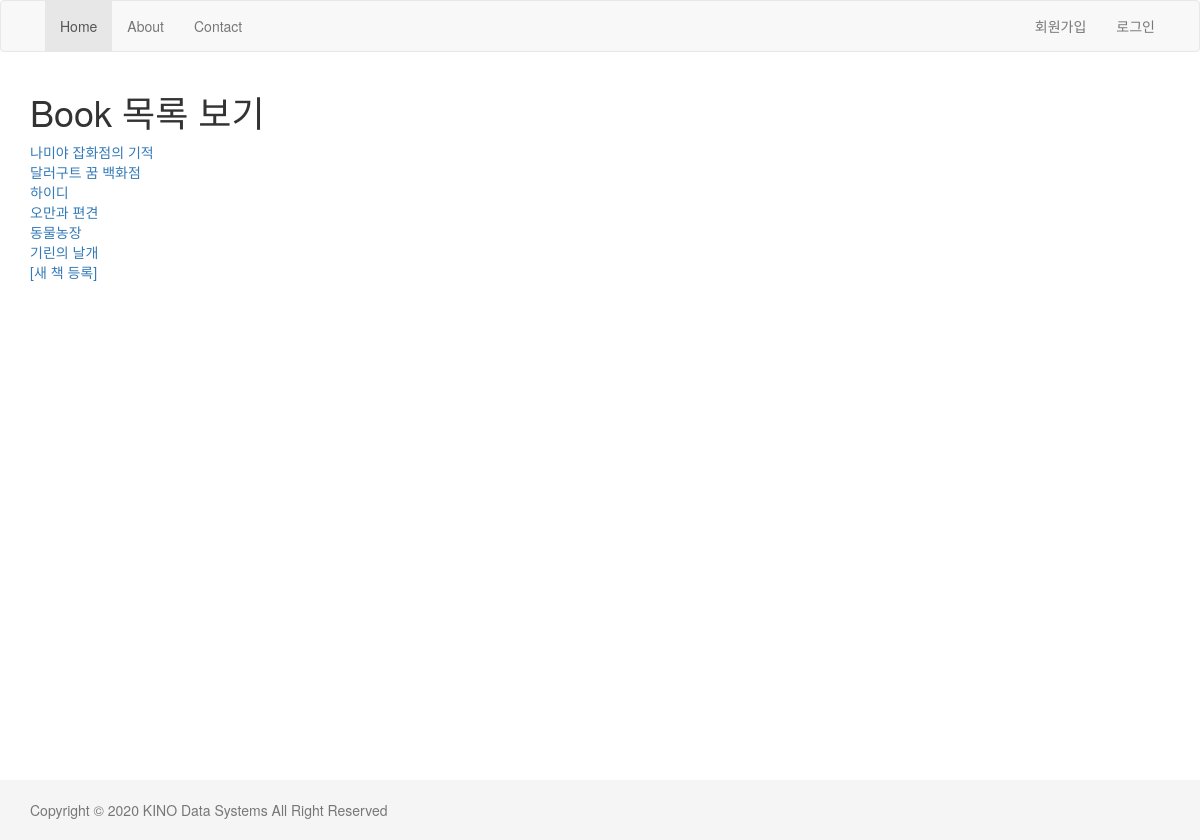
/book/, run on the app's committed database.
### book/models.py (models this page shows, shortened)
class Book(models.Model):
    title = models.CharField(max_length=100)
    author = models.CharField(max_length=100)
    publisher = models.CharField(max_length=100)

### book/templates/book/book_list.html (shortened to what this page needs)
{% extends "layout.html" %}
{% block content %}
    <h1>Book 목록 보기</h1>
    {% for book in book_list %}
        <a href="{% url 'book:detail' book.id %}"> {{book.title}}</a><br>
    {% endfor %}
    <a href="{% url 'book:create' %}">[새 책 등록]</a>
{% endblock %}

### templates/layout.html (style rules this page uses)
html { position: relative; min-height: 100% }
body { margin-bottom: 60px }

### data on the page
Book: title "나미야 잡화점의 기적"
Book: title "달러구트 꿈 백화점"
Book: title "하이디"
Book: title "오만과 편견"
Book: title "동물농장"
Book: title "기린의 날개"
